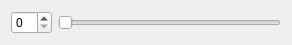
<?xml version="1.0" encoding="UTF-8"?>
<ui version="4.0">
 <class>SmallWidget</class>
 <widget class="QWidget" name="SmallWidget">
  <property name="geometry">
   <rect>
    <x>0</x>
    <y>0</y>
    <width>292</width>
    <height>44</height>
   </rect>
  </property>
  <property name="windowTitle">
   <string>Form</string>
  </property>
  <layout class="QHBoxLayout" name="horizontalLayout">
   <item>
    <widget class="QSpinBox" name="spinBox"/>
   </item>
   <item>
    <widget class="QSlider" name="horizontalSlider">
     <property name="orientation">
      <enum>Qt::Horizontal</enum>
     </property>
    </widget>
   </item>
  </layout>
 </widget>
 <resources/>
 <connections/>
</ui>
